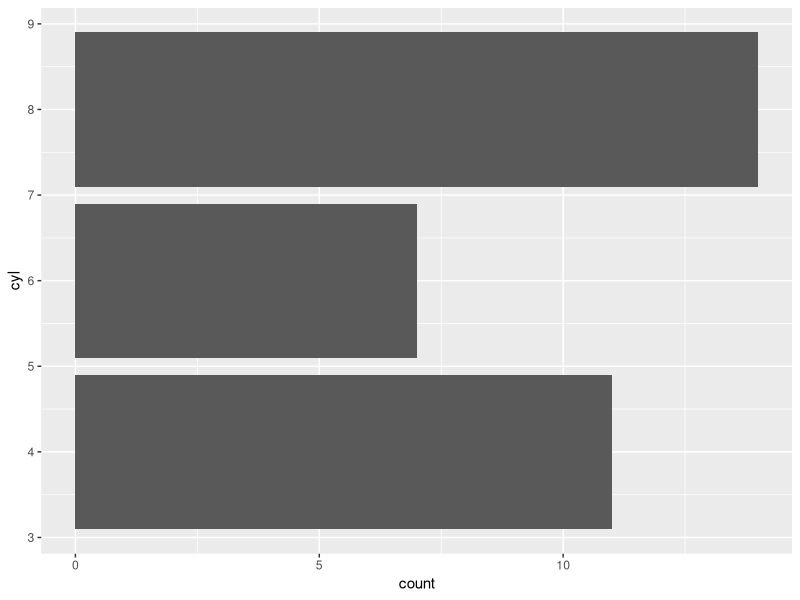
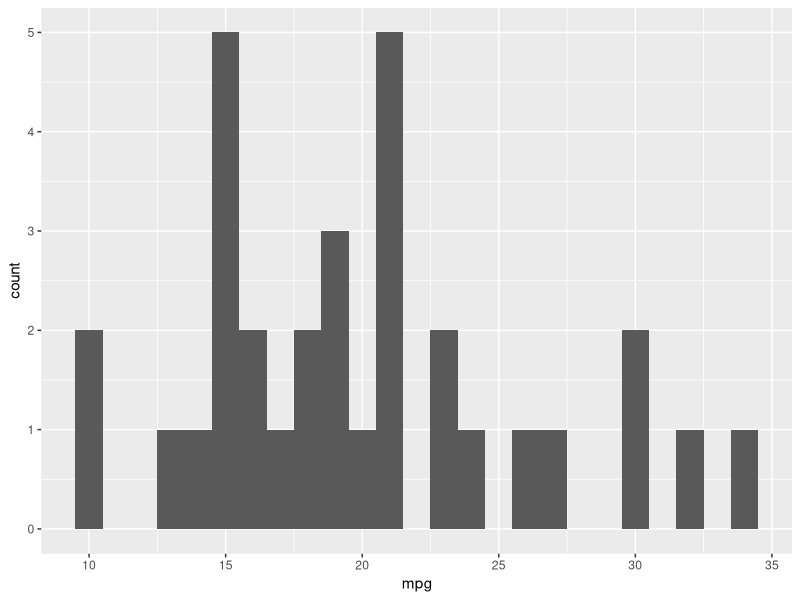

These figures' R source, in order: (Note: this script raises an error after producing the figures.)
## ---- chunk 1
library(tidyverse) 
mtcars %>% 
  group_by(cyl) %>% 
  summarise(n = n(), mpg = mean(mpg))
starwars %>% 
  filter(homeworld == "Naboo", species == "Human")
## ---- chunk 2
library(tidyverse)
starwars %>% 
  filter(homeworld == "Naboo", species == "Human")

starwars[starwars$homeworld == "Naboo" & starwars$species == "Human", ]
## ---- chunk 3
keep_small_cyl <- function(x){
  mtcars %>% 
    filter(cyl < x)
}
keep_small_cyl(5)
## ---- chunk 4
mtcars$x <- 1
keep_small_cyl(5)
## ---- chunk 5
keep_small_cyl <- function(x){
  mtcars %>% 
    filter(.data$cyl < .env$x)
}
keep_small_cyl(5)
## ---- chunk 6
cyl_plot <- function(){
  ggplot(mtcars) + 
    geom_bar(aes(.data$cyl)) +   
    coord_flip()
}
cyl_plot()
## ---- chunk 7
cyl_sum_wt <- function(){
  mtcars %>%
  group_by(.data$cyl) %>%
  summarise(n = n(), avg = mean(.data$wt))
}
cyl_sum_wt()
## ---- chunk 8
mpg_hist <- function(binwidth = 1){
  mtcars %>% 
    ggplot() +
    geom_histogram(aes(x = .data$mpg), binwidth = binwidth)
}
mpg_hist()
## ---- chunk 9
keep_small("hp", 65)
#>             mpg cyl  disp hp drat    wt  qsec vs am gear carb x
#> Merc 240D   24.4   4 146.7 62 3.69 3.190 20.00  1  0    4    2 1
#> Honda Civic 30.4   4  75.7 52 4.93 1.615 18.52  1  1    4    2 1
keep_small("mpg", 11)
#>                     mpg cyl disp  hp drat    wt  qsec vs am gear  carb x
#> Cadillac Fleetwood  10.4   8  472 205 2.93 5.250 17.98  0  0    3    4 1
#> Lincoln Continental 10.4   8  460 215 3.00 5.424 17.82  0  0    3    4 1
